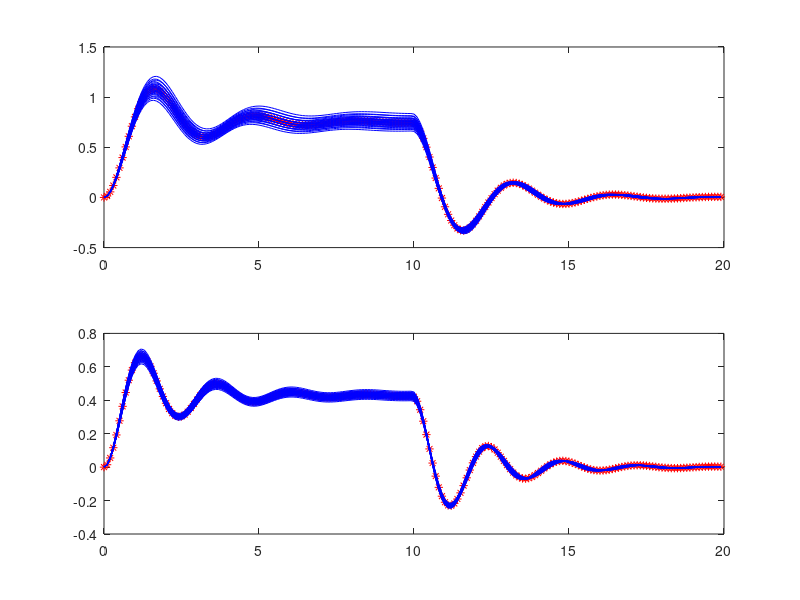

The MATLAB source for this figure:
% -------------------------------------------------------------------------
% parameter_uncertainty.m
% Description: 
% Exploring the influences of parameter uncertainties in a control system
% model. 
% Author:
% Xiaotian Dai, 2017
% -------------------------------------------------------------------------

close all;

%% Define the Actual System Transfer Function
% G(s) = 3 / (s^2 + s + 4)
% G(s) = a / (s^2 + s + b)
Gs = tf([3],[1 1 4]);


%% Simulate the ideal system
SAMPLING_TIME = 0.1;
t = 0:SAMPLING_TIME:20 - SAMPLING_TIME;
t = t';
u = [ones(numel(t)/2,1);zeros(numel(t)/2,1)];

f = figure();

% open loop response
subplot(2, 1, 1);
[y1, t1, x1] = lsim(Gs, u, t);
plot(t1, y1, 'r*');
hold on;

% closed loop response
subplot(2, 1, 2);
Gsc = feedback(Gs, 1);
[y1, t1, x1] = lsim(Gsc, u, t);
plot(t1, y1, 'r*');
hold on;


%% Simulate some variate systems
% a range, or even a distribution
% a = 2.8 - 3.2
% b = 3.8 - 4.2

para1 = linspace(2.8, 3.2, 5);
para2 = linspace(3.8, 4.2, 5);

[X,Y] = meshgrid(para1, para2);

% H(s) = a / (s^2 + s + b)
for i = 1:size(X,1)
    for j = 1:size(X,2)
        a = X(i, j);
        b = Y(i, j);
        display(sprintf('a = %f, b = %f', a, b))
        Hs = tf(a, [1 1 b]);
        
        % open loop response
        subplot(2, 1, 1);
        [y2, t2, x2] = lsim(Hs, u, t);
        plot(t2, y2, 'b');
        hold on;
        
        % closed loop response
        subplot(2, 1, 2);
        Hsc = feedback(Hs, 1);
        [y2, t2, x2] = lsim(Hsc, u, t);
        plot(t2, y2, 'b');
        hold on;
    end
end
